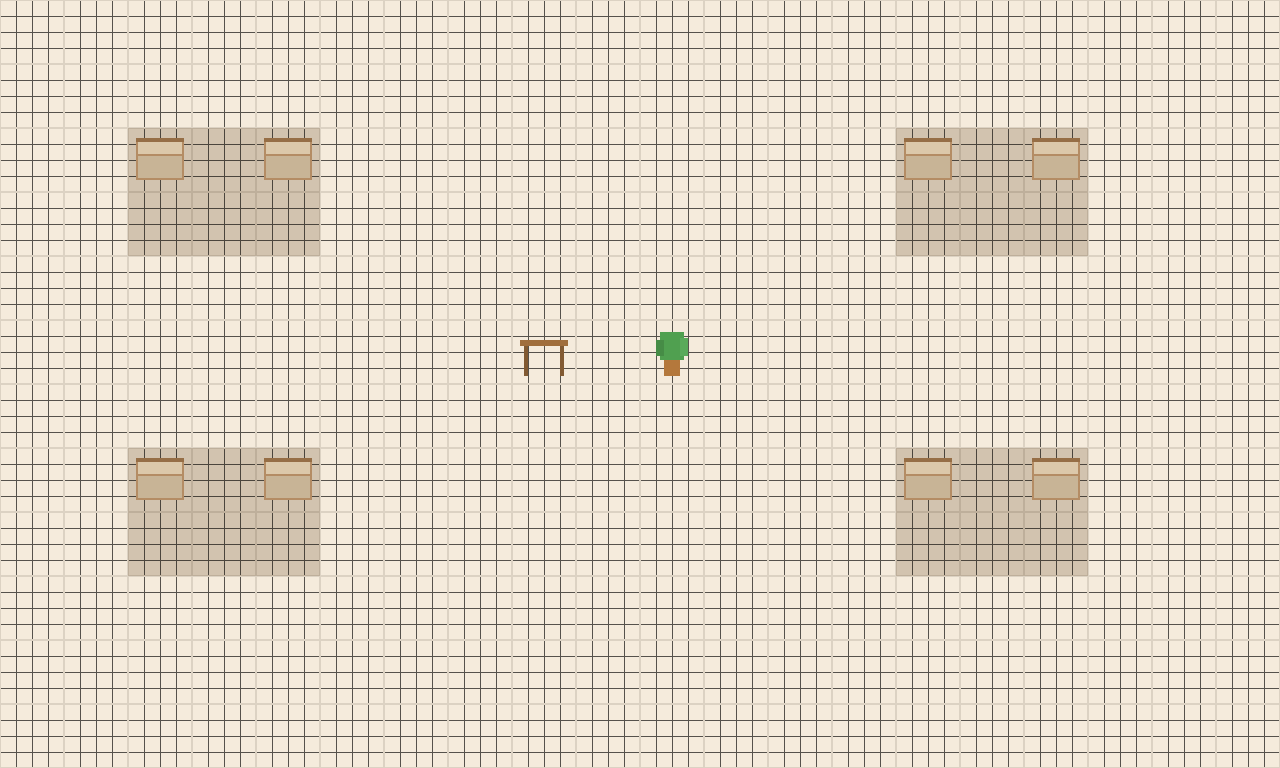

The image is a tile-based game level rendered from a .tmx file. Its description and complete source (layers, tilesets, objects, tile grids) follow:
An orthogonal 20x12 tile map with 64x64 px tiles, 3 tile layers (floor, walls, elderly), 2 tilesets and 2 objects (player_spawn, reception).

<map version="1.5" tiledversion="1.8.4" orientation="orthogonal" renderorder="right-down" width="20" height="12" tilewidth="64" tileheight="64" infinite="0" nextlayerid="4" nextobjectid="1">
 <tileset firstgid="1" name="floor" tilewidth="64" tileheight="64" tilecount="4" columns="2">
  <image width="128" height="128" source="floor_tiles.png" />
 </tileset>
 <tileset firstgid="5" name="furniture" tilewidth="64" tileheight="64" tilecount="6" columns="3">
  <image width="192" height="128" source="furniture_tiles.png" />
 </tileset>
 <layer id="1" name="floor" width="20" height="12">
  <data encoding="csv">
1,1,1,1,1,1,1,1,1,1,1,1,1,1,1,1,1,1,1,1,
1,1,1,1,1,1,1,1,1,1,1,1,1,1,1,1,1,1,1,1,
1,1,2,2,2,1,1,1,1,1,1,1,1,1,2,2,2,1,1,1,
1,1,2,2,2,1,1,1,1,1,1,1,1,1,2,2,2,1,1,1,
1,1,1,1,1,1,1,1,1,1,1,1,1,1,1,1,1,1,1,1,
1,1,1,1,1,1,1,1,1,1,1,1,1,1,1,1,1,1,1,1,
1,1,1,1,1,1,1,1,1,1,1,1,1,1,1,1,1,1,1,1,
1,1,2,2,2,1,1,1,1,1,1,1,1,1,2,2,2,1,1,1,
1,1,2,2,2,1,1,1,1,1,1,1,1,1,2,2,2,1,1,1,
1,1,1,1,1,1,1,1,1,1,1,1,1,1,1,1,1,1,1,1,
1,1,1,1,1,1,1,1,1,1,1,1,1,1,1,1,1,1,1,1,
1,1,1,1,1,1,1,1,1,1,1,1,1,1,1,1,1,1,1,1
</data>
 </layer>
 <layer id="2" name="walls" width="20" height="12">
  <data encoding="csv">
0,0,0,0,0,0,0,0,0,0,0,0,0,0,0,0,0,0,0,0,
0,0,0,0,0,0,0,0,0,0,0,0,0,0,0,0,0,0,0,0,
0,0,0,0,0,0,0,0,0,0,0,0,0,0,0,0,0,0,0,0,
0,0,0,0,0,0,0,0,0,0,0,0,0,0,0,0,0,0,0,0,
0,0,0,0,0,0,0,0,0,0,0,0,0,0,0,0,0,0,0,0,
0,0,0,0,0,0,0,0,0,0,0,0,0,0,0,0,0,0,0,0,
0,0,0,0,0,0,0,0,0,0,0,0,0,0,0,0,0,0,0,0,
0,0,0,0,0,0,0,0,0,0,0,0,0,0,0,0,0,0,0,0,
0,0,0,0,0,0,0,0,0,0,0,0,0,0,0,0,0,0,0,0,
0,0,0,0,0,0,0,0,0,0,0,0,0,0,0,0,0,0,0,0,
0,0,0,0,0,0,0,0,0,0,0,0,0,0,0,0,0,0,0,0,
0,0,0,0,0,0,0,0,0,0,0,0,0,0,0,0,0,0,0,0
</data>
 </layer>
 <layer id="3" name="elderly" width="20" height="12">
  <data encoding="csv">
0,0,0,0,0,0,0,0,0,0,0,0,0,0,0,0,0,0,0,0,
0,0,0,0,0,0,0,0,0,0,0,0,0,0,0,0,0,0,0,0,
0,0,5,0,5,0,0,0,0,0,0,0,0,0,5,0,5,0,0,0,
0,0,0,0,0,0,0,0,0,0,0,0,0,0,0,0,0,0,0,0,
0,0,0,0,0,0,0,0,0,0,0,0,0,0,0,0,0,0,0,0,
0,0,0,0,0,0,0,0,7,0,8,0,0,0,0,0,0,0,0,0,
0,0,0,0,0,0,0,0,0,0,0,0,0,0,0,0,0,0,0,0,
0,0,5,0,5,0,0,0,0,0,0,0,0,0,5,0,5,0,0,0,
0,0,0,0,0,0,0,0,0,0,0,0,0,0,0,0,0,0,0,0,
0,0,0,0,0,0,0,0,0,0,0,0,0,0,0,0,0,0,0,0,
0,0,0,0,0,0,0,0,0,0,0,0,0,0,0,0,0,0,0,0,
0,0,0,0,0,0,0,0,0,0,0,0,0,0,0,0,0,0,0,0
</data>
 </layer>
 <objectgroup id="4" name="spawns">
  <object id="1" name="player_spawn" x="640" y="384" width="64" height="64" />
  <object id="2" name="reception" x="0" y="320" width="128" height="128" />
 </objectgroup>
</map>
